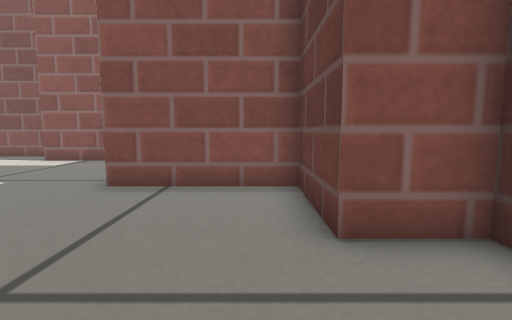
[1] (above)

12 first-person views from a walk through a robot-simulator world made for Gazebo. The camera is 0.25 m above the floor, tilts 6° down and sees 85° across. The floor is counted in squares, 0.2 m on a side. Each view is taken from the middle of a square. On the plan, view 1 faces up. The plan holds only what a view shows up to about 13 squares ahead; the rest is blank. Gazebo's built-in surfaces are drawn with simple patterns.

[2]
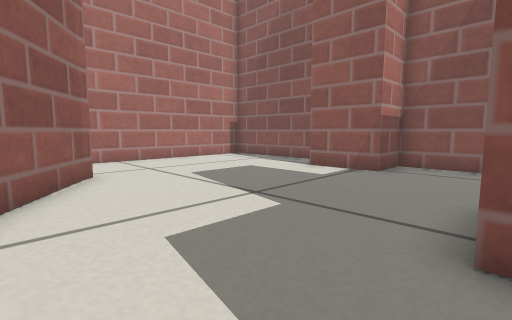

[3]
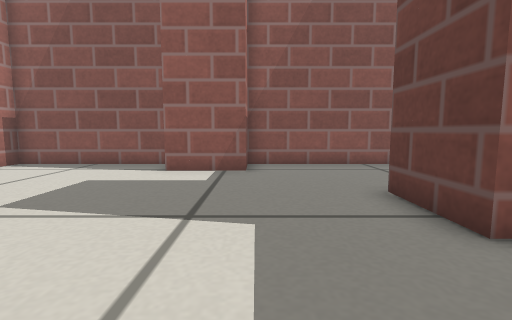

[4]
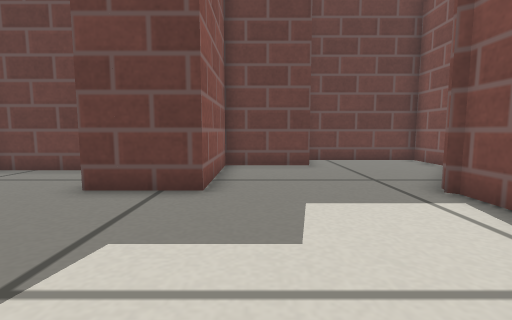

[5]
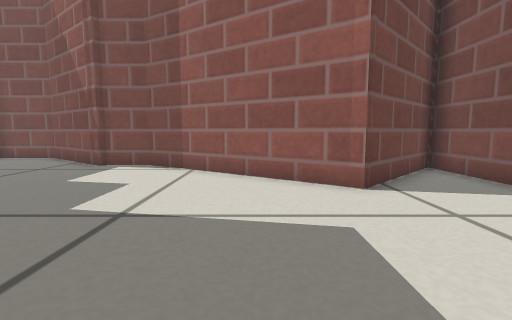

[6]
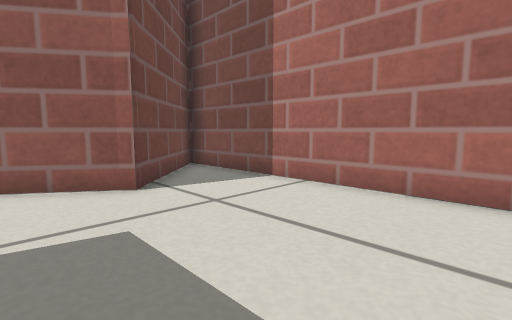

[7]
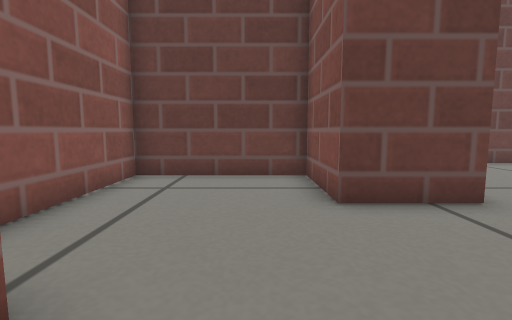

[8]
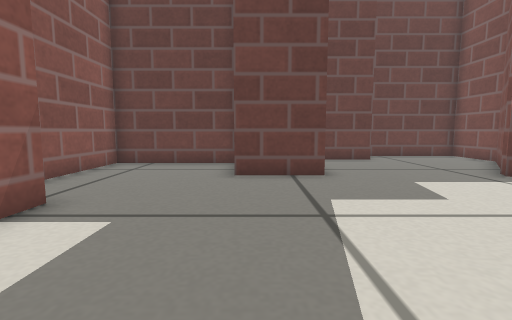

[9]
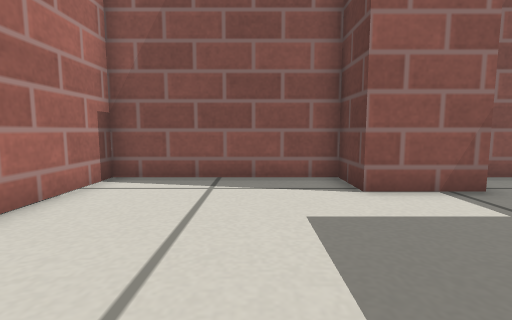

[10]
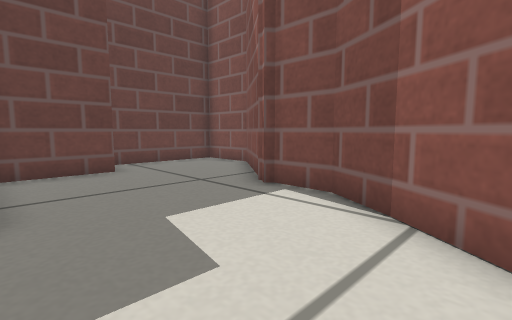

[11]
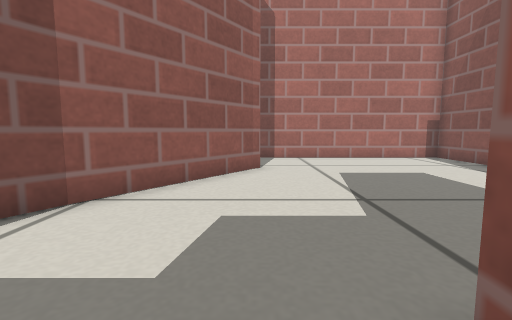

[12]
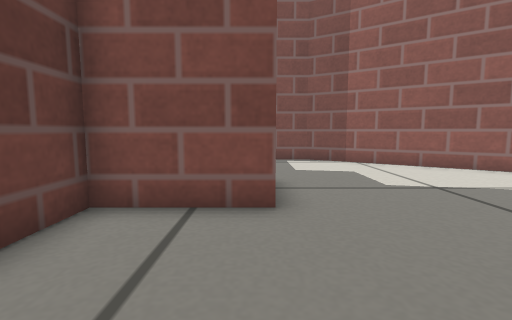

### Floor plan
Points are (right, up) in squares from view 1. A wall is a line through its corners. A room is listed if a view was taken in it or the views show most of it. See-through windows are left out.
Room 1 (views 1, 2, 3, 4, 5, 6, 7, 8, 9, 10, 11, 12)
walls: (-11.4, 5.1) (-5.2, 0.9); (-11.7, 4.8) (-11.4, 5.2) (-11, 4.8); (-5.2, 1) (-3.6, 1); (-3.5, 1.2) (0.2, -1.7) (2.7, -1.7) (2.7, 3.1) (0.9, 3.1) (0.9, 6.1) (-3.3, 6.1) (-3.3, 8.6) (-0.3, 8.6) (-0.3, 13.3) (-6.3, 13.3) (-6.3, 11.6) (-8.8, 11.6) (-8.8, 13.3) (-14.8, 13.3) (-14.8, 1.6) (-11.3, 5.1)

Where each view was taken, in squares from view 1:
view 1: 0 up, 0 right, facing up
view 2: 3 up, 3 left, facing up-left
view 3: 3 up, 6 left, facing up
view 4: 5 up, 9 left, facing right
view 5: 11 up, 9 left, facing down
view 6: 11 up, 9 left, facing down-left
view 7: 10 up, 8 left, facing right
view 8: 8 up, 11 left, facing right
view 9: 6 up, 11 left, facing up
view 10: 6 up, 8 left, facing down-right
view 11: 5 up, 2 left, facing left
view 12: 13 up, 3 left, facing down
